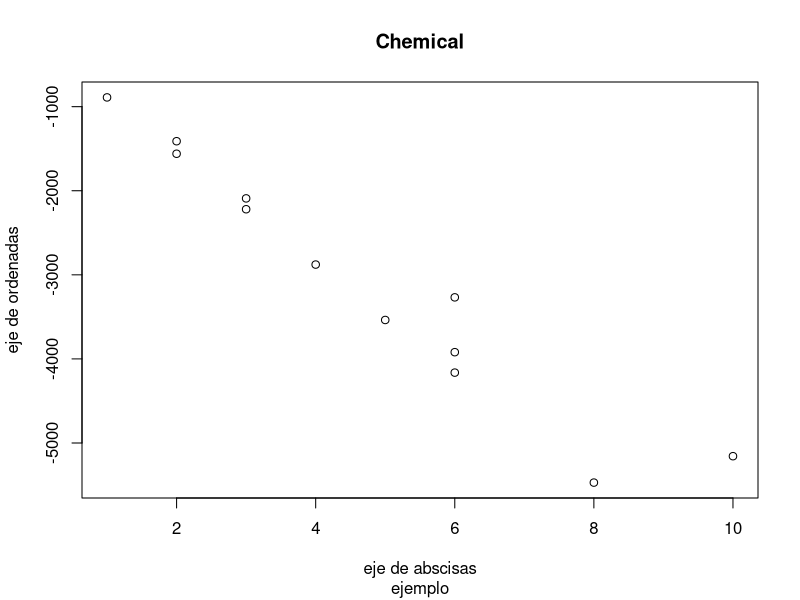

Reproduce this figure in R.
getwd()
setwd("BigData/BigData-Zacatecas/MachineLearningStandford")
all.scores <- read.csv("chemical.csv")
x <- all.scores[,"x"] 
y <- all.scores[,"y"]
y
par(mfrow=c(1,1))
plot(x, y, xlab="eje de abscisas", ylab="eje de ordenadas", main="Chemical", sub="ejemplo")


